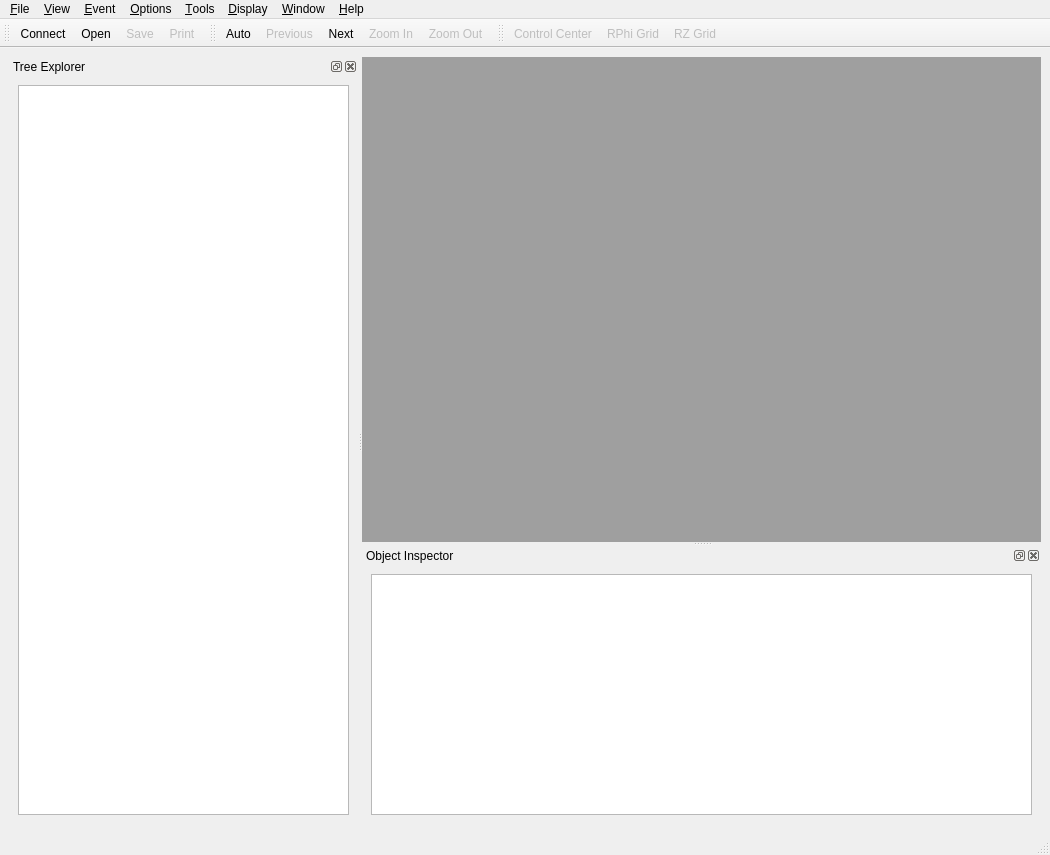
<?xml version="1.0" encoding="UTF-8"?>
<ui version="4.0">
 <class>IgMainWindow</class>
 <widget class="QMainWindow" name="IgMainWindow">
  <property name="geometry">
   <rect>
    <x>0</x>
    <y>0</y>
    <width>1050</width>
    <height>855</height>
   </rect>
  </property>
  <property name="windowTitle">
   <string>IGUANA iSpy</string>
  </property>
  <property name="windowIcon">
   <iconset resource="../interface/iggi.qrc">
    <normaloff>:/images/iguana-small.xpm</normaloff>:/images/iguana-small.xpm</iconset>
  </property>
  <property name="dockNestingEnabled">
   <bool>true</bool>
  </property>
  <property name="dockOptions">
   <set>QMainWindow::AllowNestedDocks|QMainWindow::AllowTabbedDocks|QMainWindow::AnimatedDocks|QMainWindow::VerticalTabs</set>
  </property>
  <widget class="QWidget" name="centralwidget">
   <layout class="QGridLayout" name="gridLayout_3">
    <item row="0" column="0">
     <widget class="QSplitter" name="splitter_2">
      <property name="orientation">
       <enum>Qt::Horizontal</enum>
      </property>
      <widget class="QDockWidget" name="dockTreeWidget">
       <property name="enabled">
        <bool>true</bool>
       </property>
       <property name="sizePolicy">
        <sizepolicy hsizetype="Preferred" vsizetype="Preferred">
         <horstretch>0</horstretch>
         <verstretch>0</verstretch>
        </sizepolicy>
       </property>
       <property name="minimumSize">
        <size>
         <width>112</width>
         <height>132</height>
        </size>
       </property>
       <property name="floating">
        <bool>false</bool>
       </property>
       <property name="features">
        <set>QDockWidget::AllDockWidgetFeatures</set>
       </property>
       <property name="windowTitle">
        <string>Tree Explorer</string>
       </property>
       <widget class="QWidget" name="dockTreeWidgetContents">
        <layout class="QGridLayout" name="gridLayout_2">
         <item row="0" column="0">
          <widget class="QTreeView" name="treeView">
           <property name="alternatingRowColors">
            <bool>true</bool>
           </property>
           <property name="headerHidden">
            <bool>false</bool>
           </property>
          </widget>
         </item>
        </layout>
       </widget>
      </widget>
      <widget class="QSplitter" name="splitter">
       <property name="orientation">
        <enum>Qt::Vertical</enum>
       </property>
       <widget class="QMdiArea" name="mdiArea">
        <property name="viewMode">
         <enum>QMdiArea::TabbedView</enum>
        </property>
        <widget class="QWidget" name="view3D">
         <property name="windowTitle">
          <string>3D</string>
         </property>
         <layout class="QGridLayout" name="gridLayout_4"/>
        </widget>
       </widget>
       <widget class="QDockWidget" name="dockTableWidget">
        <property name="floating">
         <bool>false</bool>
        </property>
        <property name="windowTitle">
         <string>Object Inspector</string>
        </property>
        <widget class="QWidget" name="dockTableWidgetContents">
         <layout class="QGridLayout" name="gridLayout">
          <item row="0" column="0">
           <widget class="QTableView" name="tableView">
            <property name="editTriggers">
             <set>QAbstractItemView::NoEditTriggers</set>
            </property>
            <property name="alternatingRowColors">
             <bool>true</bool>
            </property>
           </widget>
          </item>
         </layout>
        </widget>
       </widget>
      </widget>
     </widget>
    </item>
   </layout>
  </widget>
  <widget class="QMenuBar" name="menubar">
   <property name="geometry">
    <rect>
     <x>0</x>
     <y>0</y>
     <width>1050</width>
     <height>22</height>
    </rect>
   </property>
   <widget class="QMenu" name="menuFile">
    <property name="tearOffEnabled">
     <bool>true</bool>
    </property>
    <property name="title">
     <string>&amp;File</string>
    </property>
    <widget class="QMenu" name="menuRecentOpenedFiles">
     <property name="enabled">
      <bool>false</bool>
     </property>
     <property name="title">
      <string>Recent</string>
     </property>
     <addaction name="separator"/>
     <addaction name="actionClearMenu"/>
    </widget>
    <addaction name="actionConnect"/>
    <addaction name="actionFileOpen"/>
    <addaction name="menuRecentOpenedFiles"/>
    <addaction name="separator"/>
    <addaction name="actionSave"/>
    <addaction name="actionSave_as"/>
    <addaction name="separator"/>
    <addaction name="actionPrint"/>
    <addaction name="actionSave_Image"/>
    <addaction name="separator"/>
    <addaction name="actionOpen_Application_Settings"/>
    <addaction name="actionOpen_INI_File"/>
    <addaction name="actionOpen_Mac_Property_List"/>
    <addaction name="actionOpen_Windows_Registry_Path"/>
    <addaction name="actionRefresh"/>
    <addaction name="separator"/>
    <addaction name="actionClose"/>
    <addaction name="separator"/>
    <addaction name="actionQuit"/>
   </widget>
   <widget class="QMenu" name="menuHelp">
    <property name="tearOffEnabled">
     <bool>true</bool>
    </property>
    <property name="title">
     <string>&amp;Help</string>
    </property>
    <addaction name="actionAbout"/>
    <addaction name="actionAbout_Qt"/>
   </widget>
   <widget class="QMenu" name="menuEvent">
    <property name="tearOffEnabled">
     <bool>true</bool>
    </property>
    <property name="title">
     <string>&amp;Event</string>
    </property>
    <addaction name="actionNext"/>
    <addaction name="actionPrevious"/>
    <addaction name="actionGo_to"/>
    <addaction name="actionSkip"/>
    <addaction name="actionRewind"/>
    <addaction name="separator"/>
    <addaction name="actionAuto"/>
   </widget>
   <widget class="QMenu" name="menuView">
    <property name="tearOffEnabled">
     <bool>true</bool>
    </property>
    <property name="title">
     <string>&amp;View</string>
    </property>
    <widget class="QMenu" name="menuAdd">
     <property name="enabled">
      <bool>false</bool>
     </property>
     <property name="title">
      <string>Add...</string>
     </property>
     <addaction name="action3D"/>
     <addaction name="actionRPhi"/>
     <addaction name="actionRZ"/>
     <addaction name="actionLego"/>
    </widget>
    <addaction name="menuAdd"/>
    <addaction name="separator"/>
    <addaction name="actionZoom_In"/>
    <addaction name="actionZoom_Out"/>
   </widget>
   <widget class="QMenu" name="menuTools">
    <property name="tearOffEnabled">
     <bool>true</bool>
    </property>
    <property name="title">
     <string>&amp;Tools</string>
    </property>
    <addaction name="actionObject_Inspector"/>
    <addaction name="actionTwig_Explorer"/>
    <addaction name="separator"/>
    <addaction name="actionToolbars"/>
   </widget>
   <widget class="QMenu" name="menu_Display">
    <property name="tearOffEnabled">
     <bool>true</bool>
    </property>
    <property name="title">
     <string>&amp;Display</string>
    </property>
    <addaction name="actionShowControlCenter"/>
    <addaction name="separator"/>
    <addaction name="actionRPhi_Grid"/>
    <addaction name="actionRZ_Grid"/>
   </widget>
   <widget class="QMenu" name="menuOptions">
    <property name="tearOffEnabled">
     <bool>true</bool>
    </property>
    <property name="title">
     <string>&amp;Options</string>
    </property>
    <property name="separatorsCollapsible">
     <bool>true</bool>
    </property>
    <addaction name="actionAuto_Refresh"/>
    <addaction name="actionFallbacks"/>
    <addaction name="actionSaveSettings"/>
    <addaction name="separator"/>
    <addaction name="actionEditSettings"/>
   </widget>
   <widget class="QMenu" name="menuWindow">
    <property name="tearOffEnabled">
     <bool>true</bool>
    </property>
    <property name="title">
     <string>&amp;Window</string>
    </property>
    <addaction name="actionMaximize"/>
    <addaction name="actionFull_screen"/>
    <addaction name="separator"/>
    <addaction name="actionTile"/>
    <addaction name="actionCascade"/>
   </widget>
   <addaction name="menuFile"/>
   <addaction name="menuView"/>
   <addaction name="menuEvent"/>
   <addaction name="menuOptions"/>
   <addaction name="menuTools"/>
   <addaction name="menu_Display"/>
   <addaction name="menuWindow"/>
   <addaction name="menuHelp"/>
  </widget>
  <widget class="QStatusBar" name="statusbar"/>
  <widget class="QToolBar" name="toolBarFile">
   <property name="windowTitle">
    <string>toolBar</string>
   </property>
   <attribute name="toolBarArea">
    <enum>TopToolBarArea</enum>
   </attribute>
   <attribute name="toolBarBreak">
    <bool>false</bool>
   </attribute>
   <addaction name="actionConnect"/>
   <addaction name="actionFileOpen"/>
   <addaction name="actionSave"/>
   <addaction name="actionPrint"/>
  </widget>
  <widget class="QToolBar" name="toolBarEvent">
   <property name="windowTitle">
    <string>toolBar</string>
   </property>
   <attribute name="toolBarArea">
    <enum>TopToolBarArea</enum>
   </attribute>
   <attribute name="toolBarBreak">
    <bool>false</bool>
   </attribute>
   <addaction name="actionAuto"/>
   <addaction name="actionPrevious"/>
   <addaction name="actionNext"/>
   <addaction name="actionZoom_In"/>
   <addaction name="actionZoom_Out"/>
  </widget>
  <widget class="QToolBar" name="toolBar">
   <property name="windowTitle">
    <string>toolBar</string>
   </property>
   <attribute name="toolBarArea">
    <enum>TopToolBarArea</enum>
   </attribute>
   <attribute name="toolBarBreak">
    <bool>false</bool>
   </attribute>
   <addaction name="actionShowControlCenter"/>
   <addaction name="actionRPhi_Grid"/>
   <addaction name="actionRZ_Grid"/>
  </widget>
  <action name="actionQuit">
   <property name="text">
    <string>&amp;Quit</string>
   </property>
   <property name="shortcut">
    <string>Ctrl+Q</string>
   </property>
  </action>
  <action name="actionFileOpen">
   <property name="icon">
    <iconset resource="../interface/iggi.qrc">
     <normaloff>:/images/fileopen.png</normaloff>:/images/fileopen.png</iconset>
   </property>
   <property name="text">
    <string>Open...</string>
   </property>
  </action>
  <action name="actionAbout">
   <property name="enabled">
    <bool>true</bool>
   </property>
   <property name="text">
    <string>About</string>
   </property>
  </action>
  <action name="actionNext">
   <property name="icon">
    <iconset resource="../interface/iggi.qrc">
     <normaloff>:/images/next.png</normaloff>:/images/next.png</iconset>
   </property>
   <property name="text">
    <string>&amp;Next</string>
   </property>
   <property name="shortcut">
    <string comment="Show next event in the ig file">Ctrl+N</string>
   </property>
  </action>
  <action name="actionPrevious">
   <property name="enabled">
    <bool>false</bool>
   </property>
   <property name="icon">
    <iconset resource="../interface/iggi.qrc">
     <normaloff>:/images/previous.png</normaloff>:/images/previous.png</iconset>
   </property>
   <property name="text">
    <string>&amp;Previous</string>
   </property>
   <property name="shortcut">
    <string>Ctrl+P</string>
   </property>
  </action>
  <action name="actionGo_to">
   <property name="enabled">
    <bool>false</bool>
   </property>
   <property name="text">
    <string>&amp;Go to...</string>
   </property>
  </action>
  <action name="actionSkip">
   <property name="enabled">
    <bool>false</bool>
   </property>
   <property name="text">
    <string>Skip...</string>
   </property>
  </action>
  <action name="actionAuto">
   <property name="checkable">
    <bool>true</bool>
   </property>
   <property name="icon">
    <iconset resource="../interface/iggi.qrc">
     <normaloff>:/images/play.png</normaloff>
     <normalon>:/images/pause.png</normalon>:/images/play.png</iconset>
   </property>
   <property name="text">
    <string>Auto</string>
   </property>
  </action>
  <action name="action3D">
   <property name="text">
    <string>3D</string>
   </property>
  </action>
  <action name="actionRPhi">
   <property name="text">
    <string>RPhi</string>
   </property>
  </action>
  <action name="actionRZ">
   <property name="text">
    <string>RZ</string>
   </property>
  </action>
  <action name="actionLego">
   <property name="text">
    <string>Lego</string>
   </property>
  </action>
  <action name="actionPrint">
   <property name="enabled">
    <bool>false</bool>
   </property>
   <property name="icon">
    <iconset resource="../interface/iggi.qrc">
     <normaloff>:/images/print.png</normaloff>:/images/print.png</iconset>
   </property>
   <property name="text">
    <string>Print...</string>
   </property>
  </action>
  <action name="actionClose">
   <property name="text">
    <string>Close</string>
   </property>
   <property name="shortcut">
    <string>Ctrl+W</string>
   </property>
  </action>
  <action name="actionClearMenu">
   <property name="text">
    <string>Clear Menu</string>
   </property>
  </action>
  <action name="actionSave">
   <property name="enabled">
    <bool>false</bool>
   </property>
   <property name="icon">
    <iconset resource="../interface/iggi.qrc">
     <normaloff>:/images/filesave.png</normaloff>:/images/filesave.png</iconset>
   </property>
   <property name="text">
    <string>&amp;Save</string>
   </property>
   <property name="shortcut">
    <string>Ctrl+S</string>
   </property>
  </action>
  <action name="actionSave_as">
   <property name="enabled">
    <bool>false</bool>
   </property>
   <property name="text">
    <string>Save as...</string>
   </property>
  </action>
  <action name="actionSave_Image">
   <property name="enabled">
    <bool>false</bool>
   </property>
   <property name="text">
    <string>Save Image...</string>
   </property>
  </action>
  <action name="actionConnect">
   <property name="checkable">
    <bool>true</bool>
   </property>
   <property name="icon">
    <iconset resource="../interface/iggi.qrc">
     <normaloff>:/images/network4.png</normaloff>
     <activeoff>:/images/network-red.png</activeoff>
     <activeon>:/images/network-green.png</activeon>
     <selectedoff>:/images/network-red.png</selectedoff>
     <selectedon>:/images/network-green.png</selectedon>:/images/network4.png</iconset>
   </property>
   <property name="text">
    <string>Connect</string>
   </property>
   <property name="toolTip">
    <string>Connect Online to Iguana Producer</string>
   </property>
  </action>
  <action name="actionToolbars">
   <property name="text">
    <string>Toolbars</string>
   </property>
  </action>
  <action name="actionRewind">
   <property name="enabled">
    <bool>false</bool>
   </property>
   <property name="text">
    <string>Rewind</string>
   </property>
  </action>
  <action name="actionTwig_Explorer">
   <property name="checkable">
    <bool>true</bool>
   </property>
   <property name="checked">
    <bool>true</bool>
   </property>
   <property name="text">
    <string>Twig Explorer</string>
   </property>
  </action>
  <action name="actionObject_Inspector">
   <property name="checkable">
    <bool>true</bool>
   </property>
   <property name="checked">
    <bool>true</bool>
   </property>
   <property name="text">
    <string>Object Inspector</string>
   </property>
  </action>
  <action name="actionRPhi_Grid">
   <property name="checkable">
    <bool>true</bool>
   </property>
   <property name="enabled">
    <bool>false</bool>
   </property>
   <property name="icon">
    <iconset resource="../interface/iggi.qrc">
     <normaloff>:/images/crosshair.png</normaloff>
     <normalon>:/images/crosshair.png</normalon>:/images/crosshair.png</iconset>
   </property>
   <property name="text">
    <string>RPhi Grid</string>
   </property>
  </action>
  <action name="actionRZ_Grid">
   <property name="checkable">
    <bool>true</bool>
   </property>
   <property name="enabled">
    <bool>false</bool>
   </property>
   <property name="icon">
    <iconset resource="../interface/iggi.qrc">
     <normaloff>:/images/grid.png</normaloff>
     <normalon>:/images/grid.png</normalon>:/images/grid.png</iconset>
   </property>
   <property name="text">
    <string>RZ Grid</string>
   </property>
  </action>
  <action name="actionZoom_In">
   <property name="enabled">
    <bool>false</bool>
   </property>
   <property name="icon">
    <iconset resource="../interface/iggi.qrc">
     <normaloff>:/images/zoom_in.png</normaloff>:/images/zoom_in.png</iconset>
   </property>
   <property name="text">
    <string>Zoom In</string>
   </property>
  </action>
  <action name="actionZoom_Out">
   <property name="enabled">
    <bool>false</bool>
   </property>
   <property name="icon">
    <iconset resource="../interface/iggi.qrc">
     <normaloff>:/images/zoom_out.png</normaloff>:/images/zoom_out.png</iconset>
   </property>
   <property name="text">
    <string>Zoom Out</string>
   </property>
  </action>
  <action name="actionShowControlCenter">
   <property name="checkable">
    <bool>true</bool>
   </property>
   <property name="enabled">
    <bool>false</bool>
   </property>
   <property name="icon">
    <iconset resource="../interface/iggi.qrc">
     <normaloff>:/images/controlcenter.png</normaloff>
     <normalon>:/images/controlcenter.png</normalon>:/images/controlcenter.png</iconset>
   </property>
   <property name="text">
    <string> Control Center</string>
   </property>
  </action>
  <action name="actionSaveSettings">
   <property name="checkable">
    <bool>true</bool>
   </property>
   <property name="text">
    <string>Save Settings</string>
   </property>
   <property name="whatsThis">
    <string>Save application settings on exit</string>
   </property>
  </action>
  <action name="actionEditSettings">
   <property name="text">
    <string>Edit Settings...</string>
   </property>
  </action>
  <action name="actionOpen_Application_Settings">
   <property name="text">
    <string>Open Application Settings...</string>
   </property>
  </action>
  <action name="actionOpen_INI_File">
   <property name="text">
    <string>Open INI File...</string>
   </property>
  </action>
  <action name="actionOpen_Mac_Property_List">
   <property name="text">
    <string>Open Mac Property List...</string>
   </property>
  </action>
  <action name="actionOpen_Windows_Registry_Path">
   <property name="text">
    <string>Open Windows Registry Path...</string>
   </property>
  </action>
  <action name="actionRefresh">
   <property name="checkable">
    <bool>false</bool>
   </property>
   <property name="checked">
    <bool>false</bool>
   </property>
   <property name="text">
    <string>Refresh</string>
   </property>
  </action>
  <action name="actionAuto_Refresh">
   <property name="checkable">
    <bool>true</bool>
   </property>
   <property name="checked">
    <bool>true</bool>
   </property>
   <property name="text">
    <string>Auto-Refresh</string>
   </property>
  </action>
  <action name="actionFallbacks">
   <property name="checkable">
    <bool>true</bool>
   </property>
   <property name="checked">
    <bool>true</bool>
   </property>
   <property name="text">
    <string>Fallbacks</string>
   </property>
  </action>
  <action name="actionAbout_Qt">
   <property name="text">
    <string>About Qt</string>
   </property>
  </action>
  <action name="actionMaximize">
   <property name="text">
    <string>Maximize</string>
   </property>
  </action>
  <action name="actionFull_screen">
   <property name="text">
    <string>Full screen</string>
   </property>
  </action>
  <action name="actionTile">
   <property name="text">
    <string>Tile</string>
   </property>
  </action>
  <action name="actionCascade">
   <property name="text">
    <string>Cascade</string>
   </property>
  </action>
 </widget>
 <resources>
  <include location="../interface/iggi.qrc"/>
 </resources>
 <connections>
  <connection>
   <sender>actionObject_Inspector</sender>
   <signal>triggered(bool)</signal>
   <receiver>dockTableWidget</receiver>
   <slot>setShown(bool)</slot>
   <hints>
    <hint type="sourcelabel">
     <x>-1</x>
     <y>-1</y>
    </hint>
    <hint type="destinationlabel">
     <x>946</x>
     <y>693</y>
    </hint>
   </hints>
  </connection>
  <connection>
   <sender>actionTwig_Explorer</sender>
   <signal>triggered(bool)</signal>
   <receiver>dockTreeWidget</receiver>
   <slot>setShown(bool)</slot>
   <hints>
    <hint type="sourcelabel">
     <x>-1</x>
     <y>-1</y>
    </hint>
    <hint type="destinationlabel">
     <x>120</x>
     <y>300</y>
    </hint>
   </hints>
  </connection>
  <connection>
   <sender>actionRPhi_Grid</sender>
   <signal>triggered(bool)</signal>
   <receiver>IgMainWindow</receiver>
   <slot>showRPhiGrid(bool)</slot>
   <hints>
    <hint type="sourcelabel">
     <x>-1</x>
     <y>-1</y>
    </hint>
    <hint type="destinationlabel">
     <x>477</x>
     <y>362</y>
    </hint>
   </hints>
  </connection>
  <connection>
   <sender>actionRZ_Grid</sender>
   <signal>triggered(bool)</signal>
   <receiver>IgMainWindow</receiver>
   <slot>showRZGrid(bool)</slot>
   <hints>
    <hint type="sourcelabel">
     <x>-1</x>
     <y>-1</y>
    </hint>
    <hint type="destinationlabel">
     <x>477</x>
     <y>362</y>
    </hint>
   </hints>
  </connection>
  <connection>
   <sender>actionZoom_In</sender>
   <signal>triggered()</signal>
   <receiver>IgMainWindow</receiver>
   <slot>zoomIn()</slot>
   <hints>
    <hint type="sourcelabel">
     <x>-1</x>
     <y>-1</y>
    </hint>
    <hint type="destinationlabel">
     <x>477</x>
     <y>362</y>
    </hint>
   </hints>
  </connection>
  <connection>
   <sender>actionZoom_Out</sender>
   <signal>triggered()</signal>
   <receiver>IgMainWindow</receiver>
   <slot>zoomOut()</slot>
   <hints>
    <hint type="sourcelabel">
     <x>-1</x>
     <y>-1</y>
    </hint>
    <hint type="destinationlabel">
     <x>477</x>
     <y>362</y>
    </hint>
   </hints>
  </connection>
  <connection>
   <sender>actionShowControlCenter</sender>
   <signal>triggered(bool)</signal>
   <receiver>IgMainWindow</receiver>
   <slot>showControlCenter(bool)</slot>
   <hints>
    <hint type="sourcelabel">
     <x>-1</x>
     <y>-1</y>
    </hint>
    <hint type="destinationlabel">
     <x>477</x>
     <y>362</y>
    </hint>
   </hints>
  </connection>
  <connection>
   <sender>actionSaveSettings</sender>
   <signal>triggered(bool)</signal>
   <receiver>IgMainWindow</receiver>
   <slot>writeSettings(bool)</slot>
   <hints>
    <hint type="sourcelabel">
     <x>-1</x>
     <y>-1</y>
    </hint>
    <hint type="destinationlabel">
     <x>512</x>
     <y>387</y>
    </hint>
   </hints>
  </connection>
  <connection>
   <sender>actionEditSettings</sender>
   <signal>triggered()</signal>
   <receiver>IgMainWindow</receiver>
   <slot>showSettingsEditor()</slot>
   <hints>
    <hint type="sourcelabel">
     <x>-1</x>
     <y>-1</y>
    </hint>
    <hint type="destinationlabel">
     <x>512</x>
     <y>387</y>
    </hint>
   </hints>
  </connection>
  <connection>
   <sender>actionAbout</sender>
   <signal>triggered()</signal>
   <receiver>IgMainWindow</receiver>
   <slot>about()</slot>
   <hints>
    <hint type="sourcelabel">
     <x>-1</x>
     <y>-1</y>
    </hint>
    <hint type="destinationlabel">
     <x>512</x>
     <y>387</y>
    </hint>
   </hints>
  </connection>
  <connection>
   <sender>actionAbout_Qt</sender>
   <signal>triggered()</signal>
   <receiver>IgMainWindow</receiver>
   <slot>aboutQt()</slot>
   <hints>
    <hint type="sourcelabel">
     <x>-1</x>
     <y>-1</y>
    </hint>
    <hint type="destinationlabel">
     <x>512</x>
     <y>387</y>
    </hint>
   </hints>
  </connection>
  <connection>
   <sender>actionOpen_Application_Settings</sender>
   <signal>triggered()</signal>
   <receiver>IgMainWindow</receiver>
   <slot>openSettings()</slot>
   <hints>
    <hint type="sourcelabel">
     <x>-1</x>
     <y>-1</y>
    </hint>
    <hint type="destinationlabel">
     <x>512</x>
     <y>387</y>
    </hint>
   </hints>
  </connection>
  <connection>
   <sender>actionOpen_INI_File</sender>
   <signal>triggered()</signal>
   <receiver>IgMainWindow</receiver>
   <slot>openIniFile()</slot>
   <hints>
    <hint type="sourcelabel">
     <x>-1</x>
     <y>-1</y>
    </hint>
    <hint type="destinationlabel">
     <x>512</x>
     <y>387</y>
    </hint>
   </hints>
  </connection>
  <connection>
   <sender>actionOpen_Mac_Property_List</sender>
   <signal>triggered()</signal>
   <receiver>IgMainWindow</receiver>
   <slot>openPropertyList()</slot>
   <hints>
    <hint type="sourcelabel">
     <x>-1</x>
     <y>-1</y>
    </hint>
    <hint type="destinationlabel">
     <x>512</x>
     <y>387</y>
    </hint>
   </hints>
  </connection>
  <connection>
   <sender>actionOpen_Windows_Registry_Path</sender>
   <signal>triggered()</signal>
   <receiver>IgMainWindow</receiver>
   <slot>openRegistryPath()</slot>
   <hints>
    <hint type="sourcelabel">
     <x>-1</x>
     <y>-1</y>
    </hint>
    <hint type="destinationlabel">
     <x>512</x>
     <y>387</y>
    </hint>
   </hints>
  </connection>
  <connection>
   <sender>actionRefresh</sender>
   <signal>triggered()</signal>
   <receiver>IgMainWindow</receiver>
   <slot>refreshSettingsEditor()</slot>
   <hints>
    <hint type="sourcelabel">
     <x>-1</x>
     <y>-1</y>
    </hint>
    <hint type="destinationlabel">
     <x>512</x>
     <y>387</y>
    </hint>
   </hints>
  </connection>
  <connection>
   <sender>actionAuto_Refresh</sender>
   <signal>triggered(bool)</signal>
   <receiver>IgMainWindow</receiver>
   <slot>setAutoRefresh(bool)</slot>
   <hints>
    <hint type="sourcelabel">
     <x>-1</x>
     <y>-1</y>
    </hint>
    <hint type="destinationlabel">
     <x>512</x>
     <y>387</y>
    </hint>
   </hints>
  </connection>
  <connection>
   <sender>actionFallbacks</sender>
   <signal>triggered(bool)</signal>
   <receiver>IgMainWindow</receiver>
   <slot>setFallbacksEnable(bool)</slot>
   <hints>
    <hint type="sourcelabel">
     <x>-1</x>
     <y>-1</y>
    </hint>
    <hint type="destinationlabel">
     <x>512</x>
     <y>387</y>
    </hint>
   </hints>
  </connection>
  <connection>
   <sender>dockTableWidget</sender>
   <signal>visibilityChanged(bool)</signal>
   <receiver>actionObject_Inspector</receiver>
   <slot>setChecked(bool)</slot>
   <hints>
    <hint type="sourcelabel">
     <x>892</x>
     <y>747</y>
    </hint>
    <hint type="destinationlabel">
     <x>-1</x>
     <y>-1</y>
    </hint>
   </hints>
  </connection>
  <connection>
   <sender>dockTreeWidget</sender>
   <signal>visibilityChanged(bool)</signal>
   <receiver>actionTwig_Explorer</receiver>
   <slot>setChecked(bool)</slot>
   <hints>
    <hint type="sourcelabel">
     <x>120</x>
     <y>483</y>
    </hint>
    <hint type="destinationlabel">
     <x>-1</x>
     <y>-1</y>
    </hint>
   </hints>
  </connection>
  <connection>
   <sender>actionObject_Inspector</sender>
   <signal>triggered(bool)</signal>
   <receiver>actionObject_Inspector</receiver>
   <slot>setChecked(bool)</slot>
   <hints>
    <hint type="sourcelabel">
     <x>-1</x>
     <y>-1</y>
    </hint>
    <hint type="destinationlabel">
     <x>-1</x>
     <y>-1</y>
    </hint>
   </hints>
  </connection>
  <connection>
   <sender>actionTwig_Explorer</sender>
   <signal>triggered(bool)</signal>
   <receiver>actionTwig_Explorer</receiver>
   <slot>setChecked(bool)</slot>
   <hints>
    <hint type="sourcelabel">
     <x>-1</x>
     <y>-1</y>
    </hint>
    <hint type="destinationlabel">
     <x>-1</x>
     <y>-1</y>
    </hint>
   </hints>
  </connection>
 </connections>
 <slots>
  <slot>showRPhiGrid(bool)</slot>
  <slot>showRZGrid(bool)</slot>
  <slot>zoomIn()</slot>
  <slot>zoomOut()</slot>
  <slot>showControlCenter(bool)</slot>
  <slot>writeSettings(bool)</slot>
  <slot>editSettings()</slot>
  <slot>showSettingsEditor()</slot>
  <slot>openSettings()</slot>
  <slot>openIniFile()</slot>
  <slot>openPropertyList()</slot>
  <slot>openRegistryPath()</slot>
  <slot>refreshSettingsEditor()</slot>
  <slot>setAutoRefresh(bool)</slot>
  <slot>setFallbacksEnable(bool)</slot>
  <slot>about()</slot>
  <slot>aboutQt()</slot>
 </slots>
</ui>
